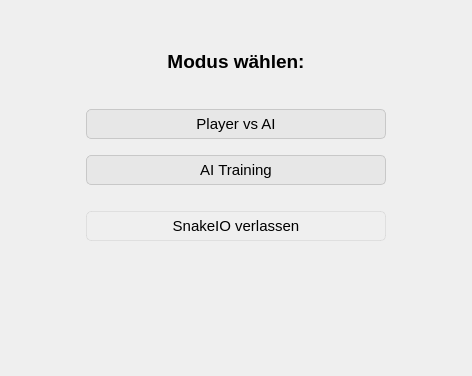
<?xml version="1.0" encoding="UTF-8"?>
<ui version="4.0">
 <class>StartDialog</class>
 <widget class="QDialog" name="StartDialog">
  <property name="geometry">
   <rect>
    <x>0</x>
    <y>0</y>
    <width>472</width>
    <height>376</height>
   </rect>
  </property>
  <property name="windowTitle">
   <string>Moduswahl</string>
  </property>
  <property name="styleSheet">
   <string notr="true">QPushButton{
	background-color:  rgba(200, 200, 200, 0.2);
	border: 1px solid rgb(200, 200, 200);
	border-radius: 5px;
	padding: 5px;
}

QPushButton:hover {
	background-color: rgba(200, 200, 200, 0.5);
}

QPushButton:pressed  {
	background-color: rgba(150, 150, 150, 0.5);
}
</string>
  </property>
  <layout class="QVBoxLayout" name="verticalLayout">
   <item>
    <widget class="QStackedWidget" name="stackedWidget">
     <property name="styleSheet">
      <string notr="true"/>
     </property>
     <property name="currentIndex">
      <number>0</number>
     </property>
     <widget class="QWidget" name="page_7">
      <layout class="QVBoxLayout" name="verticalLayout_2">
       <item>
        <spacer name="verticalSpacer_2">
         <property name="orientation">
          <enum>Qt::Orientation::Vertical</enum>
         </property>
         <property name="sizeType">
          <enum>QSizePolicy::Policy::Fixed</enum>
         </property>
         <property name="sizeHint" stdset="0">
          <size>
           <width>20</width>
           <height>30</height>
          </size>
         </property>
        </spacer>
       </item>
       <item>
        <widget class="QLabel" name="label_8">
         <property name="font">
          <font>
           <pointsize>14</pointsize>
           <bold>true</bold>
          </font>
         </property>
         <property name="text">
          <string>Modus wählen:</string>
         </property>
         <property name="alignment">
          <set>Qt::AlignmentFlag::AlignCenter</set>
         </property>
        </widget>
       </item>
       <item>
        <spacer name="verticalSpacer_7">
         <property name="orientation">
          <enum>Qt::Orientation::Vertical</enum>
         </property>
         <property name="sizeType">
          <enum>QSizePolicy::Policy::Fixed</enum>
         </property>
         <property name="sizeHint" stdset="0">
          <size>
           <width>20</width>
           <height>30</height>
          </size>
         </property>
        </spacer>
       </item>
       <item>
        <layout class="QHBoxLayout" name="horizontalLayout_3">
         <item>
          <widget class="QPushButton" name="pushButton_3">
           <property name="maximumSize">
            <size>
             <width>300</width>
             <height>16777215</height>
            </size>
           </property>
           <property name="font">
            <font>
             <pointsize>11</pointsize>
             <bold>false</bold>
            </font>
           </property>
           <property name="mouseTracking">
            <bool>true</bool>
           </property>
           <property name="styleSheet">
            <string notr="true"/>
           </property>
           <property name="text">
            <string>Player vs AI</string>
           </property>
          </widget>
         </item>
        </layout>
       </item>
       <item>
        <spacer name="verticalSpacer_4">
         <property name="orientation">
          <enum>Qt::Orientation::Vertical</enum>
         </property>
         <property name="sizeType">
          <enum>QSizePolicy::Policy::Fixed</enum>
         </property>
         <property name="sizeHint" stdset="0">
          <size>
           <width>20</width>
           <height>10</height>
          </size>
         </property>
        </spacer>
       </item>
       <item>
        <layout class="QHBoxLayout" name="horizontalLayout_4">
         <item>
          <widget class="QPushButton" name="pushButton_4">
           <property name="maximumSize">
            <size>
             <width>300</width>
             <height>16777215</height>
            </size>
           </property>
           <property name="font">
            <font>
             <pointsize>11</pointsize>
             <bold>false</bold>
            </font>
           </property>
           <property name="mouseTracking">
            <bool>true</bool>
           </property>
           <property name="styleSheet">
            <string notr="true"/>
           </property>
           <property name="text">
            <string>AI Training</string>
           </property>
          </widget>
         </item>
        </layout>
       </item>
       <item>
        <spacer name="verticalSpacer_5">
         <property name="orientation">
          <enum>Qt::Orientation::Vertical</enum>
         </property>
         <property name="sizeType">
          <enum>QSizePolicy::Policy::Fixed</enum>
         </property>
         <property name="sizeHint" stdset="0">
          <size>
           <width>20</width>
           <height>10</height>
          </size>
         </property>
        </spacer>
       </item>
       <item>
        <spacer name="verticalSpacer_3">
         <property name="orientation">
          <enum>Qt::Orientation::Vertical</enum>
         </property>
         <property name="sizeType">
          <enum>QSizePolicy::Policy::Fixed</enum>
         </property>
         <property name="sizeHint" stdset="0">
          <size>
           <width>20</width>
           <height>10</height>
          </size>
         </property>
        </spacer>
       </item>
       <item>
        <layout class="QHBoxLayout" name="horizontalLayout">
         <item>
          <widget class="QPushButton" name="pushButton_8">
           <property name="maximumSize">
            <size>
             <width>300</width>
             <height>16777215</height>
            </size>
           </property>
           <property name="font">
            <font>
             <pointsize>11</pointsize>
            </font>
           </property>
           <property name="styleSheet">
            <string notr="true">QPushButton{
	background-color:  transparent;
	border-radius: 5px;
    border: 1px solid rgba(200, 200, 200, 0.4);
	padding: 5px;
}


QPushButton:hover {
	background-color: rgba(200, 200, 200, 0.5);
}


QPushButton:pressed  {
	background-color: rgba(150, 150, 150, 0.5);
}
</string>
           </property>
           <property name="text">
            <string>SnakeIO verlassen</string>
           </property>
          </widget>
         </item>
        </layout>
       </item>
       <item>
        <spacer name="verticalSpacer">
         <property name="orientation">
          <enum>Qt::Orientation::Vertical</enum>
         </property>
         <property name="sizeType">
          <enum>QSizePolicy::Policy::Expanding</enum>
         </property>
         <property name="sizeHint" stdset="0">
          <size>
           <width>20</width>
           <height>0</height>
          </size>
         </property>
        </spacer>
       </item>
      </layout>
     </widget>
     <widget class="QWidget" name="page_8">
      <widget class="QLabel" name="label_9">
       <property name="geometry">
        <rect>
         <x>190</x>
         <y>50</y>
         <width>311</width>
         <height>121</height>
        </rect>
       </property>
       <property name="text">
        <string>player vs ai extra zeug</string>
       </property>
      </widget>
      <widget class="QPushButton" name="pushButton_5">
       <property name="geometry">
        <rect>
         <x>200</x>
         <y>180</y>
         <width>80</width>
         <height>24</height>
        </rect>
       </property>
       <property name="text">
        <string>go</string>
       </property>
      </widget>
     </widget>
     <widget class="QWidget" name="page_9">
      <widget class="QPushButton" name="pushButton_6">
       <property name="geometry">
        <rect>
         <x>230</x>
         <y>190</y>
         <width>80</width>
         <height>24</height>
        </rect>
       </property>
       <property name="text">
        <string>go sg</string>
       </property>
      </widget>
     </widget>
     <widget class="QWidget" name="page_10">
      <layout class="QVBoxLayout" name="trainingPageMainLayout"/>
     </widget>
    </widget>
   </item>
  </layout>
 </widget>
 <resources/>
 <connections/>
</ui>
